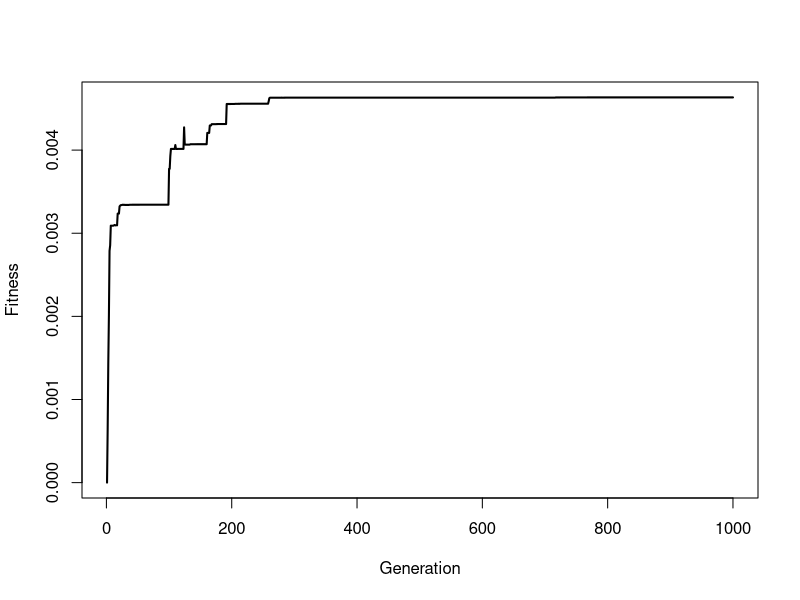
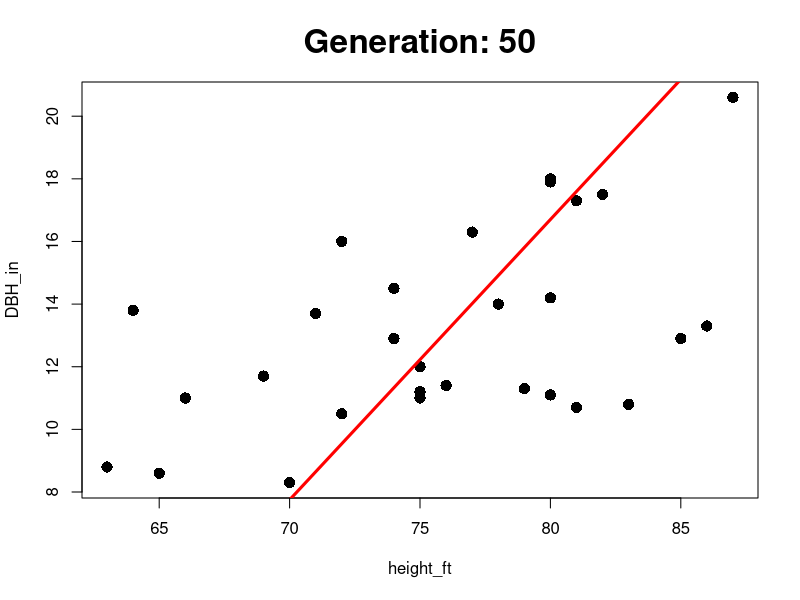
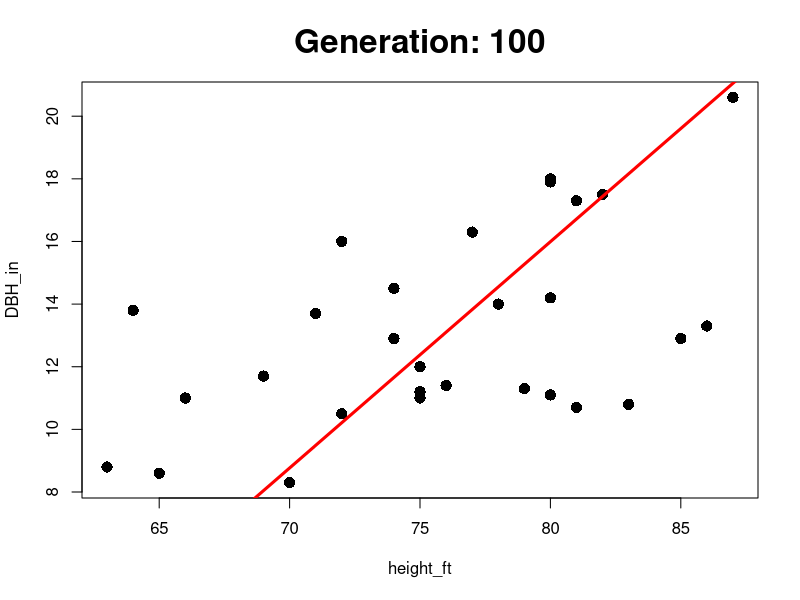
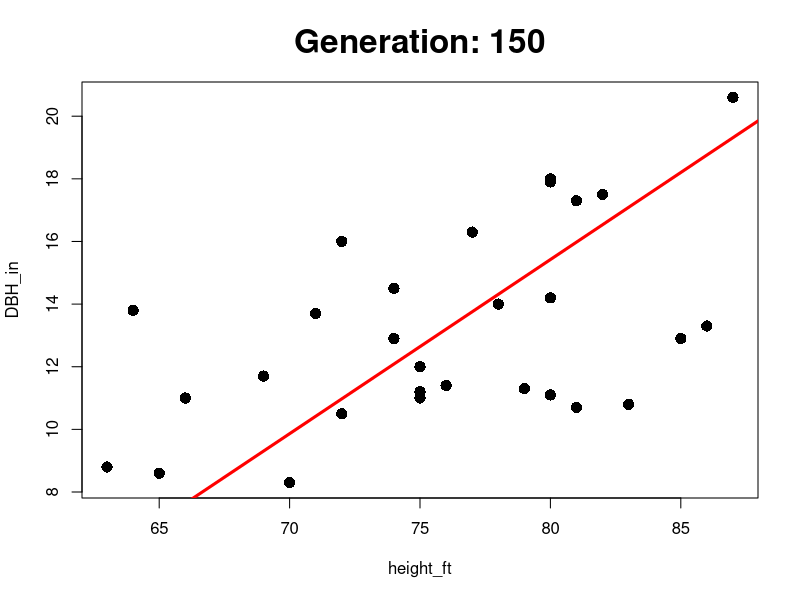
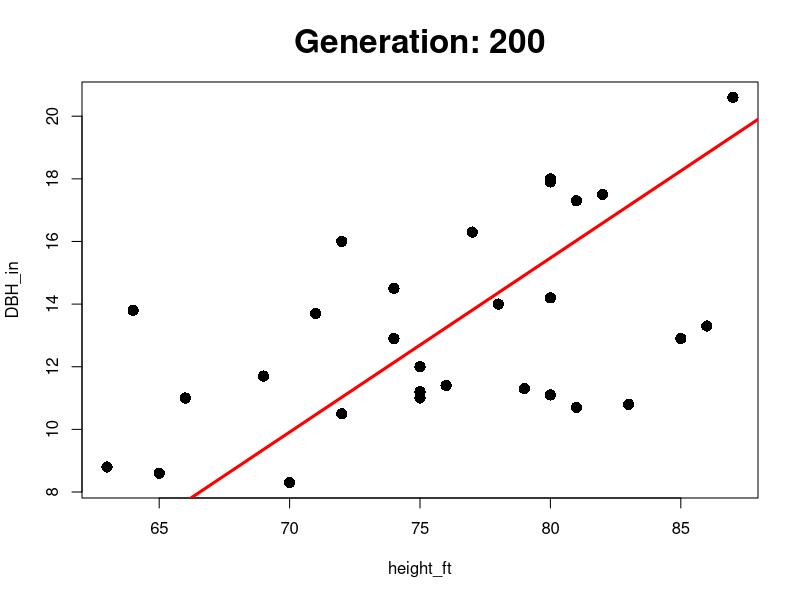
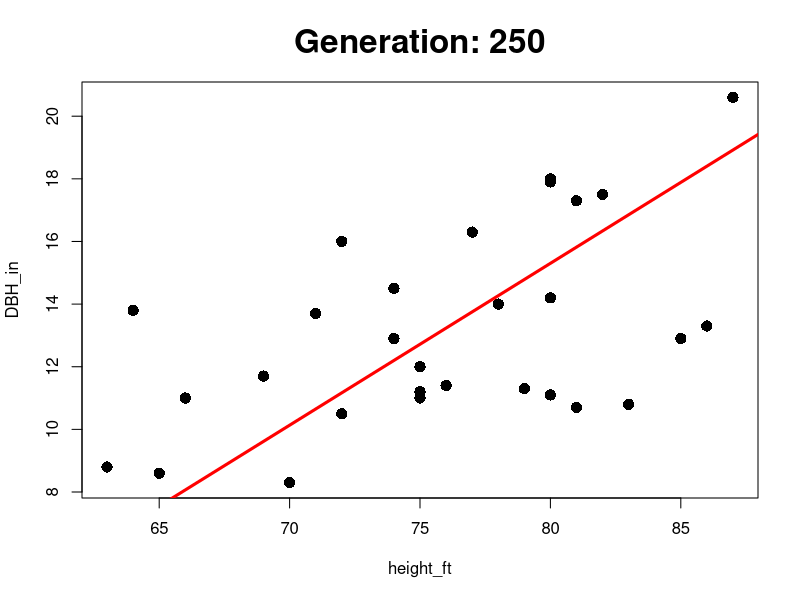
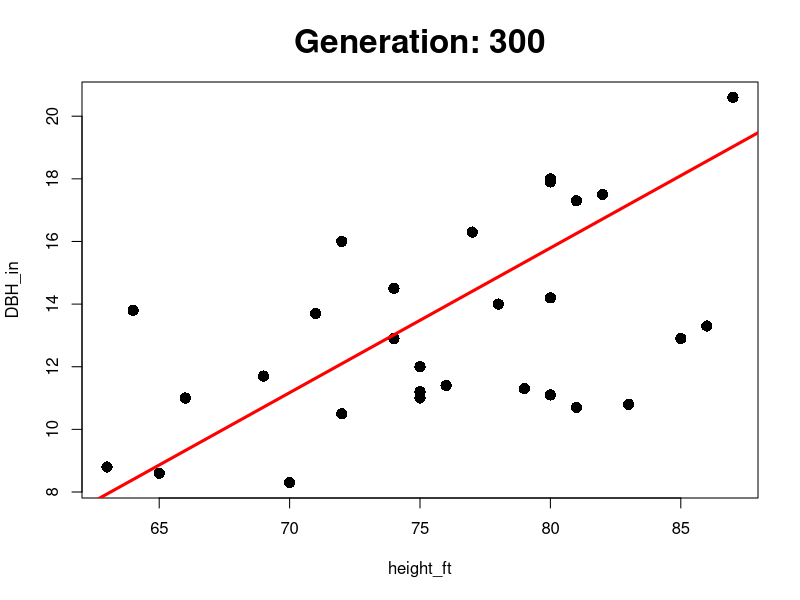
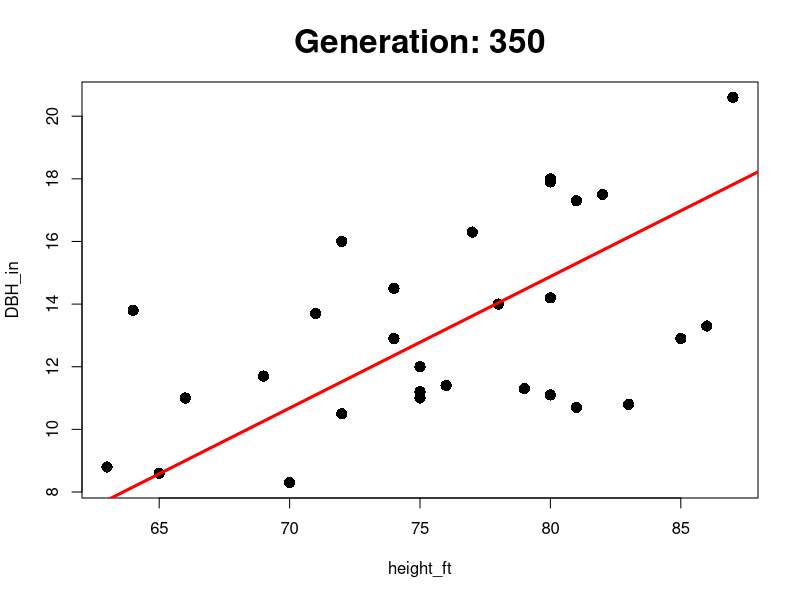

Write the R code that produced these figures, in order.
# Load the data:
data(trees)
# rename columns
names(trees) <- c("DBH_in","height_ft", "volume_ft3")
# Show the top few entries:
head(trees)


set.seed(2) # to get the same results as me
# 100 random 'a' values based on a uniform distribution from -100 to 100
a_coef <- runif(min=-100, max=100, n=100)
# 100 random 'b' values based on a uniform distribution from -100 to 100
b_coef <- runif(min=-100, max=100, n=100)
# pair these together into a dataframe of two columns and call this a population
# and also add in a column for fitness so that we can keep track of the fitness
# of each organism/model:
population <- data.frame(a_coef, b_coef, fitness=NA)
head(population)

gen_starting_pop <- function(){
  # 100 random 'a' values based on a uniform distribution from -100 to 100
  a_coef <- runif(min=-100, max=100, n=100)
  # 100 random 'b' values based on a uniform distribution from -100 to 100
  b_coef <- runif(min=-100, max=100, n=100)
  # pair these together into a dataframe of two columns and call this a population
  # and also add in a column for fitness so that we can keep track of the fitness
  # of each organism/model:
  population <- data.frame(a_coef, b_coef, fitness=NA)
  return(population)
}

# loop through each organism:
for(i in 1:100){
  # for each organism, calculate predicted DBH values
  DBH_predicted = population[i,"a_coef"] + population[i,"b_coef"]*trees$height_ft
  # Now, subtract the real DBH values from the predicted values to get the difference:
  difference <- DBH_predicted - trees$DBH_in
  # calculate the sum of squared differences:
  sum_sq_diff <- sum(difference^2)
  # make the fitness value range from 0 to 1:
  fitness <- 1/sum_sq_diff
  # finally, save the fitness values to the population dataframe:
  population$fitness[i] <- fitness
}

# find the index of the top 10 (highest) fitness values:
top_10_fit <- order(population$fitness, decreasing = T)[1:10]
# then use those to index the population:
survivors <- population[top_10_fit,]
survivors

evaluate_fitness <- function(population){
  # loop through each organism:
  for(i in 1:100){
    # for each organism, calculate predicted DBH values
    DBH_predicted = population[i,"a_coef"] + population[i,"b_coef"]*trees$height_ft
    # Now, subtract the real DBH values from the predicted values to get the difference:
    difference <- DBH_predicted - trees$DBH_in
    # calculate the sum of squared differences:
    sum_sq_diff <- sum(difference^2)
    # make the fitness value range from 0 to 1:
    fitness <- 1/sum_sq_diff
    # finally, save the fitness values to the population dataframe:
    population$fitness[i] <- fitness
  }
  # find the index value the top 10 (highest) fitness values:
  top_10_fit <- order(population$fitness, decreasing = T)[1:10]
  # then use those to index the population:
  survivors <- population[top_10_fit,]
  # return survivors
  return(survivors)
}
population <- evaluate_fitness(population)

population

# First, choose the parents at randome from the 10 possible survivors:
parents <- sample(1:10, size=100, replace=T)
# and use those parents (index values) to clone offspring:
offspring <- survivors[parents,]
# Then add mutations:
# choose a mutation rate:
mutation_rate <- 0.6
# total number of mutations is our population (100) * the rate, and rounded to
# make sure the result is an integer value:
total_mutations <- round(100*mutation_rate)
# choose which models recieve mutations for a or b coefficients:
a_to_mutate <- sample(x=c(1:100), size=total_mutations)
b_to_mutate <- sample(x=c(1:100), size=total_mutations)
# then generate a set of random mutations for the a and b coefficients:
a_mutations <- rnorm(n = total_mutations, mean=0, sd=3)
b_mutations <- rnorm(n = total_mutations, mean=0, sd=3)
# and apply those mutations:
offspring$a_coef[a_to_mutate] <- offspring$a_coef[a_to_mutate] + a_mutations
offspring$b_coef[b_to_mutate] <- offspring$b_coef[b_to_mutate] + b_mutations
# finally, reset the row names from 1 to 100:
row.names(offspring) <- 1:100

mate_and_mutate <- function(survivors){
  # create a series of 100 random indexes chosen from the survivors:
  # First, choose the parents at randome from the 10 possible survivors:
  parents <- sample(1:10, size=100, replace=T)
  # and use those parents (index values) to clone offspring:
  offspring <- survivors[parents,]
  # Then add mutations:
  # choose a mutation rate:
  mutation_rate <- 0.6
  # total number of mutations is our population (100) * the rate, and rounded to
  # make sure the result is an integer value:
  total_mutations <- round(100*mutation_rate)
  # choose which models recieve mutations for a or b coefficients:
  a_to_mutate <- sample(x=c(1:100), size=total_mutations)
  b_to_mutate <- sample(x=c(1:100), size=total_mutations)
  # then generate a set of random mutations for the a and b coefficients:
  a_mutations <- rnorm(n = total_mutations, mean=0, sd=3)
  b_mutations <- rnorm(n = total_mutations, mean=0, sd=3)
  # and apply those mutations:
  offspring$a_coef[a_to_mutate] <- offspring$a_coef[a_to_mutate] + a_mutations
  offspring$b_coef[b_to_mutate] <- offspring$b_coef[b_to_mutate] + b_mutations
  # finally, reset the row names from 1 to 100:
  row.names(offspring) <- 1:100
  # return the new generation of offspring:
  return(offspring)
}


# First set the starting population:
population <- gen_starting_pop()
# set how many generations you want to run this for.
# we'll start with 5 for now:
generations <- 5
# begin the for loop:
for(i in 1:generations){
  # 1) Evaluate fitness:
  survivors <- evaluate_fitness(population)
  # 2) Mate and mutate survivors to generate next generation:
  next_generation <- mate_and_mutate(survivors)
  # 3) Redefine the population using the new generation:
  population <- next_generation
}
survivors <- evaluate_fitness(population)
head(survivors)


set.seed(8)
# First set the starting population:
population <- gen_starting_pop()
# set how many generations you want to run this for.
# Use 100 now:
generations <- 1000
# define empty variable to collect fitness values:
fitness <- NULL
# begin the for loop:
for(i in 1:generations){
  # 1) Evaluate fitness:
  survivors <- evaluate_fitness(population)
  # 2) Mate and mutate survivors to generate next generation:
  next_generation <- mate_and_mutate(survivors)
  # 3) Redefine the population using the new generation:
  population <- next_generation
  # save fitness value from each generation to plot it over time
  fitness[i] <- max(population$fitness)
}


plot(fitness ~ c(1:generations), type="l", lwd=2, xlab="Generation", ylab="Fitness")

set.seed(32)
# First set the starting population:
population <- gen_starting_pop()
# set how many generations you want to run this for.
generations <- 1000
# define empty variable to collect fitness values:
fitness <- NULL
# begin the for loop:
for(i in 1:generations){
  # 1) Evaluate fitness:
  survivors <- evaluate_fitness(population)
  # 2) Mate and mutate survivors to generate next generation:
  next_generation <- mate_and_mutate(survivors)
  # 3) Redefine the population using the new generation:
  population <- next_generation
  fitness[i] <- max(population$fitness)
  #Every 5 generations, pause the simulation and plot the
  # points with the current best-fit line:
  if(i %% 50 == 0){
    survivors <- evaluate_fitness(population)
    plot(DBH_in ~ height_ft, data = trees, pch=16, cex=1.5)
    title(main=paste0("Generation: ",i), cex.main=2)
    abline(a=survivors$a_coef[1], b=survivors$b_coef[1], lwd=3, col="red")
    # pause for 1 second:
    Sys.sleep(.5)
  }
}

# Extract the best model:
top_models <- evaluate_fitness(population) # Be sure to run this first
best_model <- top_models[which.max(top_models$fitness),]
# compare this to a basic linear model result with 'lm()':
evo_model <- best_model
lm_model <- lm(DBH_in ~ height_ft, data=trees)
# Plot the scatterplot and add the best-fit lines:
plot(DBH_in ~ height_ft, data = trees, pch=16, cex=1.5)
# red line for our model solution
abline(a=evo_model$a_coef, b=evo_model$b_coef, col="red", lwd=3)
# blue line for the lm() model solution:
abline(lm_model, col="blue", lwd=2,lty=3)


evo_model
lm_model
